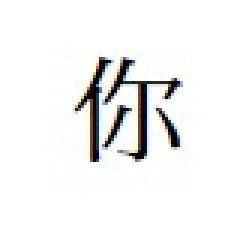
#> input picture data/image/ni.jpg, 84 x 80 px, found by its file name (shown 3 times larger)
$ python test.py
#> lines starting #> are read from the running program, lines starting #| are printed output that depends on the picture
#> further down, img is the input picture: shape (80, 84, 3); mean B, G, R 242.2, 242.6, 242.5
### src/utils/tools.py
import pytesseract
# from pytesseract import Output
# from PIL import Image
import cv2

class tesseractModel(object):
    def __init__(self, os_sys='linux'):
        self._load_system(os_sys)

    def _load_system(self,os_sys):
        if os_sys=='windows':
            # To Do
            # path need to be up-date
            pytesseract.pytesseract.tesseract_cmd = r"C:\Program Files\Tesseract-OCR\tesseract.exe"
        else:
            pass

    def img_preprocessing_(self,img):
        # To Do
        # 1. Tesseract needs img to look like document.
        # 2. Morphological closing needs to be perform to identify the word size.
        # 3. We need to pad img so that the word would look like a single word in the document.
        # 4. Maybe word/img ratio = 1/10~1/20 would be fine.
        # 5. This is how tesseract preferred to recognize the word.
        ## Note: Somehow tesseract only recognize a series of word, instead of a single word. So I add a concat step.
        img = cv2.hconcat([img, img])
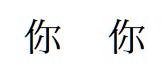
#> img: shape (80, 168, 3); mean of channels 0, 1, 2 242.5, 242.6, 242.2; drawn as B, G, R
        img_process = cv2.copyMakeBorder(img, 100, 100, 100, 100, cv2.BORDER_CONSTANT, value=[255,255,255])
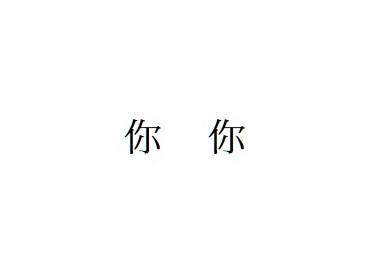
#> img_process: shape (280, 368, 3); mean of channels 0, 1, 2 253.4, 253.4, 253.3; drawn as B, G, R
        img_process = cv2.resize(img_process, (500, 500), interpolation=cv2.INTER_AREA)
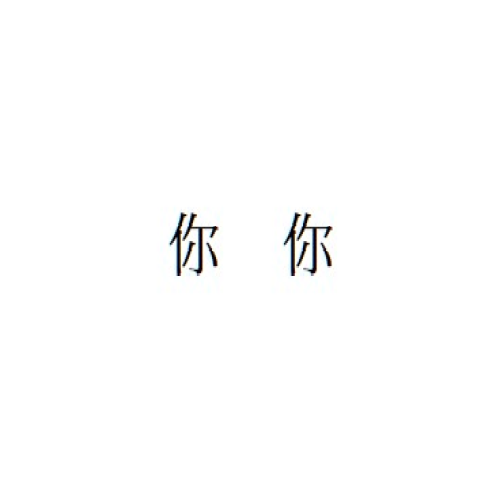
#> img_process: shape (500, 500, 3); mean of channels 0, 1, 2 253.4, 253.4, 253.3; drawn as B, G, R
        return img_process

    def predict_(self,img):
        text = pytesseract.image_to_string(img, lang='chi_tra')
        if len(text)>0:
            for candidate in text:
                if candidate!=None:
                    text=candidate
                    break
        elif text == None:
            text = "is_null"
        return text


# [38 lines of commented-out code are left out]

### src/utils/test.py
from tools import tesseractModel
import cv2
import numpy as np

if __name__ == '__main__':
    img = cv2.imread('data/image/ni.jpg')
    img = np.array(img)
    img = img[:,:,::-1]
    # print('hello')

    model = tesseractModel(os_sys='windows')
    img_process = model.img_preprocessing_(img)
    print(img_process.shape)
#| (500, 500, 3)
    # 顯示圖片
    cv2.imshow('My Image', img_process)

    # 按下任意鍵則關閉所有視窗
    cv2.waitKey(0)
    cv2.destroyAllWindows()
    print(model.predict_(img_process))
#> (the call stopped at in predict_, `text = pytesseract.image_to_string(img, lang='chi_tra')`: pytesseract is not available in this run)

$ run again, with data/image/image1.jpg copied over data/image/ni.jpg
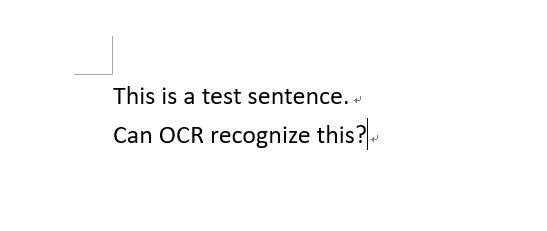
#> input picture data/image/image1.jpg, 547 x 231 px, found by its file name
#> img is the input picture: shape (231, 547, 3); min 0, max 255, mean 250.5
#> in img_preprocessing_, `img = cv2.hconcat([img, img])`:
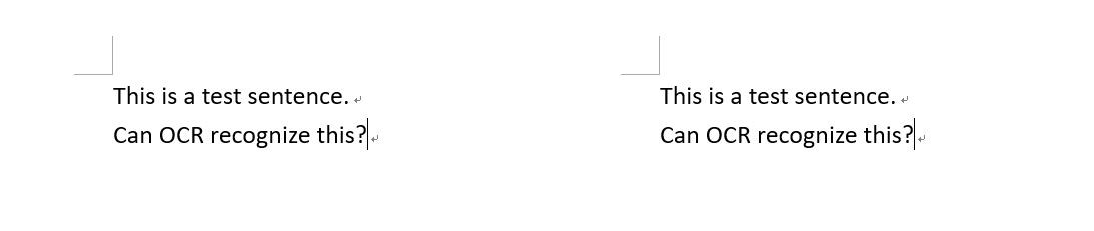
#> img: shape (231, 1094, 3); min 0, max 255, mean 250.5
#> in img_preprocessing_, `img_process = cv2.resize(img_process, (500, 500), interpolation=cv2.IN..`:
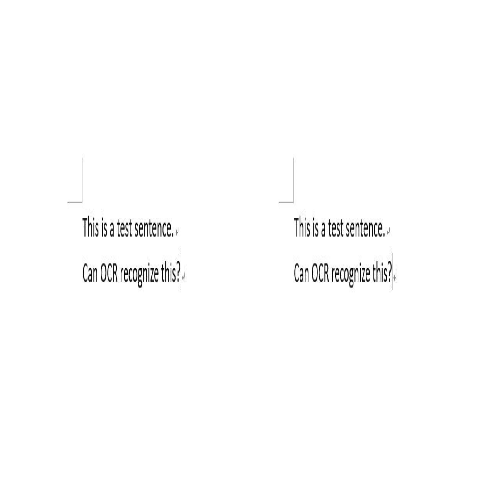
#> img_process: shape (500, 500, 3); min 0, max 255, mean 253
#| (500, 500, 3)

$ run again, with data/image/image5.JPG copied over data/image/ni.jpg
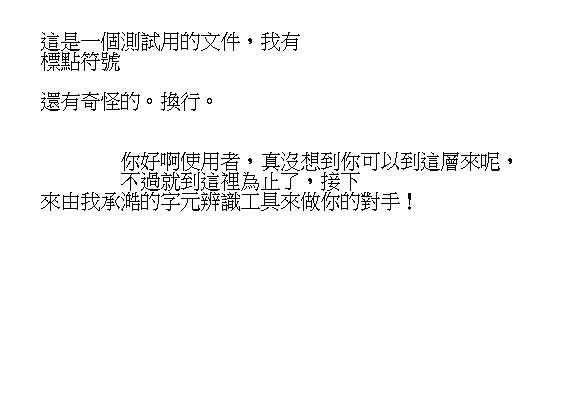
#> input picture data/image/image5.JPG, 572 x 401 px, found by its file name
#> img is the input picture: shape (401, 572, 3); min 0, max 255, mean 247.2
#> in img_preprocessing_, `img = cv2.hconcat([img, img])`:
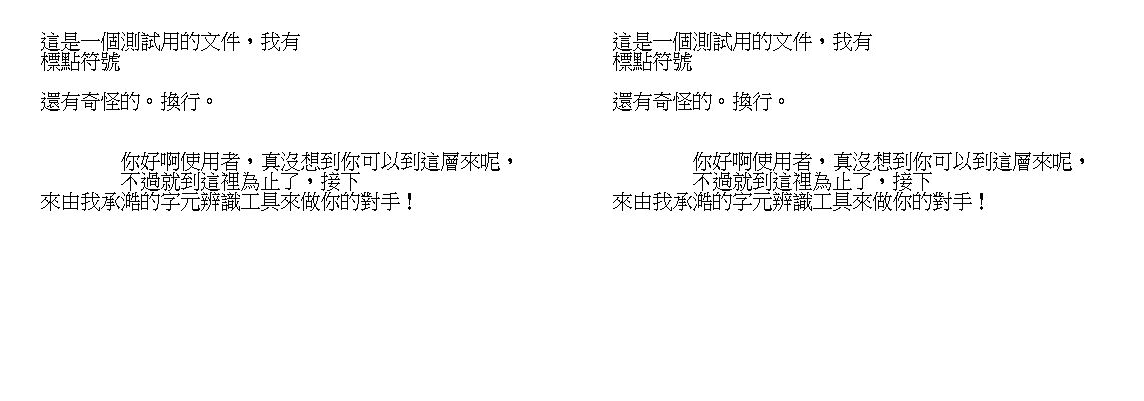
#> img: shape (401, 1144, 3); min 0, max 255, mean 247.2
#> in img_preprocessing_, `img_process = cv2.resize(img_process, (500, 500), interpolation=cv2.IN..`:
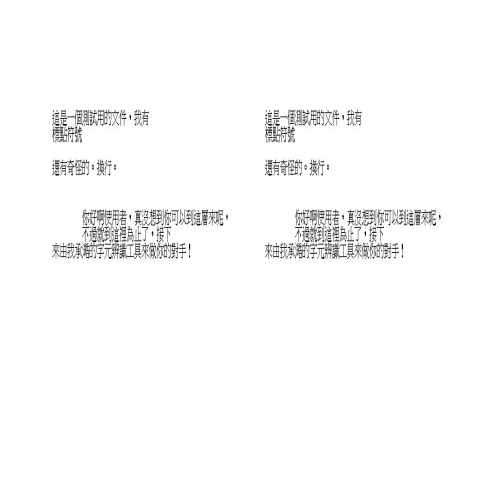
#> img_process: shape (500, 500, 3); min 1, max 255, mean 250.6
#| (500, 500, 3)
